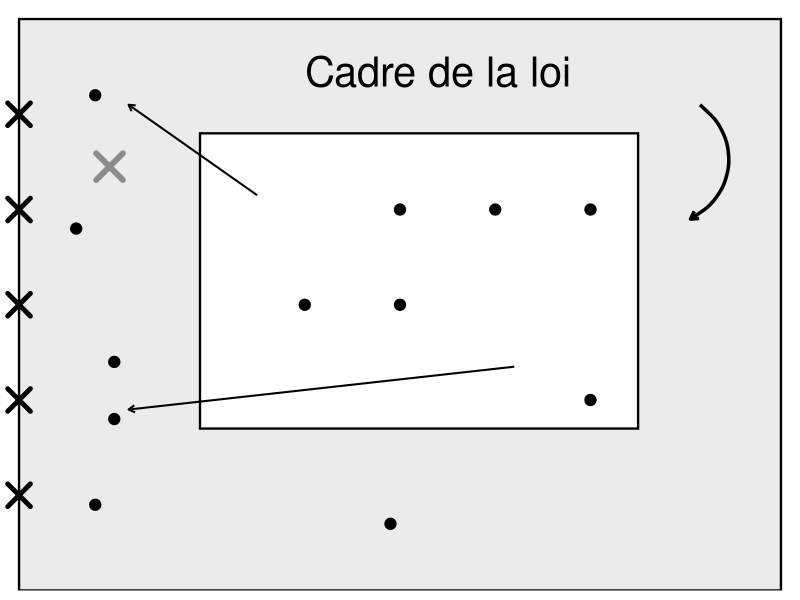

Write the R code that produced this figure.
## ---- chunk 1
#| label: fig-cadre-loi
#| fig-cap: "Répartition des situations par rapport au cadre de la loi (Anne-Françoise Dahin)."
#| echo: false
#| message: false
#| warning: false

library(ggplot2)
library(grid)

# Points noirs à l'intérieur du cadre interne
inside <- data.frame(
  x = c(5, 6, 7, 4, 5, 7),
  y = c(5, 5, 5, 4, 4, 3)
)

# Points noirs à l'extérieur
outside <- data.frame(
  x = c(1.8, 1.6, 2.0, 1.8, 2.0, 4.9),
  y = c(6.2, 4.8, 2.8, 1.9, 3.4, 1.7)
)

# Croix noires sur le bord gauche
crosses_black <- data.frame(
  x = c(1, 1, 1, 1, 1),
  y = c(6, 5, 4, 3, 2)
)

# Croix grise
cross_grey <- data.frame(
  x = 1.95,
  y = 5.45
)

p <- ggplot() +
  # Grand cadre
  geom_rect(aes(xmin = 1, xmax = 9, ymin = 1, ymax = 7),
            fill = "grey92", color = "black", linewidth = 0.8) +

  # Cadre interne
  geom_rect(aes(xmin = 2.9, xmax = 7.5, ymin = 2.7, ymax = 5.8),
            fill = "white", color = "black", linewidth = 0.8) +

  # Titre
  annotate("text", x = 5.4, y = 6.45, label = "Cadre de la loi", size = 30/.pt) +

  # Points
  geom_point(data = inside, aes(x, y), size = 3.5, color = "black") +
  geom_point(data = outside, aes(x, y), size = 3.5, color = "black") +

  # Croix noires à gauche
  geom_point(data = crosses_black, aes(x, y), shape = 4, stroke = 2.5, size = 6, color = "black") +

  # Croix grise
  geom_point(data = cross_grey, aes(x, y), shape = 4, stroke = 3, size = 7, color = "grey55") +

  # Flèche oblique haute
  annotate("segment",
           x = 3.5, y = 5.15,
           xend = 2.15, yend = 6.1,
           linewidth = 0.7,
           arrow = arrow(length = unit(0.18, "cm"))) +

  # Flèche oblique basse
  annotate("segment",
           x = 6.2, y = 3.35,
           xend = 2.15, yend = 2.9,
           linewidth = 0.7,
           arrow = arrow(length = unit(0.18, "cm"))) +

  # Flèche courbe à droite
  annotate("curve",
           x = 8.15, y = 6.1,
           xend = 8.05, yend = 4.9,
           curvature = -0.6,
           linewidth = 1.2,
           arrow = arrow(length = unit(0.22, "cm"))) +

  coord_fixed(xlim = c(0.8, 9.2), ylim = c(1, 7.1), expand = FALSE) +
  theme_void()

p
